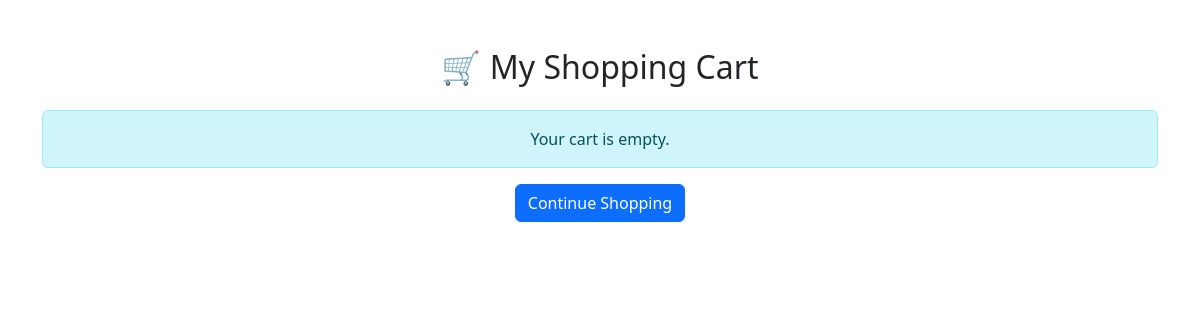
/cart/ (signed in), run on an earlier commit of the app's database.
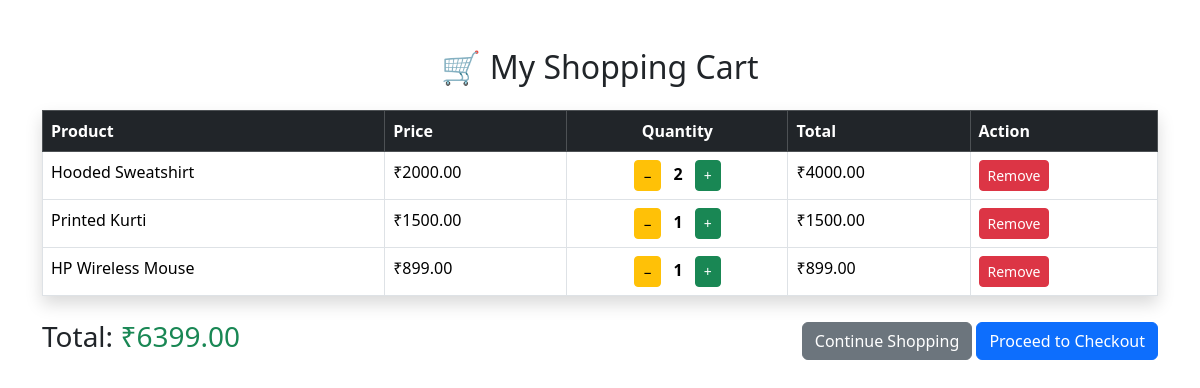
And on a later commit of the database.
### shopping_cart/models.py (models this page shows, shortened)
class CartItem(models.Model):
    user = models.ForeignKey(User, on_delete=models.CASCADE)
    product = models.ForeignKey(Product, on_delete=models.CASCADE)
    quantity = models.PositiveIntegerField(default=1)
    def total_price(self):
        return self.product.price * self.quantity

### products/models.py (models this page shows, shortened)
class Product(models.Model):
    category = models.ForeignKey(Category, on_delete=models.CASCADE)
    name = models.CharField(max_length=200)
    description = models.TextField()
    price = models.DecimalField(max_digits=10, decimal_places=2)
    stock = models.IntegerField()
    image = models.ImageField(upload_to='products/')

### shopping_cart/views.py (the view)
# urls.py: path('', views.cart_view, name='cart_view'),
def cart_view(request):
    cart_items = CartItem.objects.filter(user=request.user)
    total = 0
    for item in cart_items:
        total += item.total_price()
    return render(request, "cart.html", {
        "cart_items": cart_items,
        "total": total
    })

### templates/cart.html (shortened to what this page needs)
<!DOCTYPE html>
<html lang="en">
<head>
    <link href="https://cdn.jsdelivr.net/npm/bootstrap@5.3.3/dist/css/bootstrap.min.css" rel="stylesheet">
</head>
<body>
<div class="container mt-5">
    <h2 class="mb-4 text-center">🛒 My Shopping Cart</h2>
    {% if cart_items %}
    <table class="table table-bordered table-hover shadow">
        <thead class="table-dark">
            <tr>
                <th>Product</th>
                <th>Price</th>
                <th class="text-center">Quantity</th>
                <th>Total</th>
                <th>Action</th>
            </tr>
        </thead>
        <tbody>
        {% for item in cart_items %}
        <tr>
            <td>{{ item.product.name }}</td>
            <td>₹{{ item.product.price }}</td>
            <td class="text-center">
                <a href="{% url 'decrease_quantity' item.id %}" class="btn btn-sm btn-warning">−</a>
                <strong class="mx-2">{{ item.quantity }}</strong>
                <a href="{% url 'increase_quantity' item.id %}" class="btn btn-sm btn-success">+</a>
            </td>
            <td>₹{{ item.total_price }}</td>
            <td>
                <a href="{% url 'remove_from_cart' item.id %}" class="btn btn-danger btn-sm">
                    Remove
                </a>
            </td>
        </tr>
        {% endfor %}
        </tbody>
    </table>
    <div class="d-flex justify-content-between align-items-center mt-4">
        <h3>Total: <span class="text-success">₹{{ total }}</span></h3>
        <div>
            <a href="/" class="btn btn-secondary">Continue Shopping</a>
            <a href="{% url 'checkout' %}" class="btn btn-primary">
    Proceed to Checkout
</a>
        </div>
    </div>
    {% else %}
    <div class="alert alert-info text-center">
        Your cart is empty.
    </div>
    <div class="text-center">
        <a href="/" class="btn btn-primary">
            Continue Shopping
        </a>
    </div>
    {% endif %}
</div>
</body>
</html>

What changed in the data, as far as the page shows it:
added CartItem: product.name "Hooded Sweatshirt", product.price "2000.00", quantity "2", total_price "4000.00"
added CartItem: product.name "Printed Kurti", product.price "1500.00", quantity "1", total_price "1500.00"
added CartItem: product.name "HP Wireless Mouse", product.price "899.00", quantity "1", total_price "899.00"
Also different on the page:
{{ total }}: (not shown) → "6399.00"
text no longer shown: "Your cart is empty."
text now shown: "Product Price Quantity Total Action Total: ₹ Proceed to Checkout"
